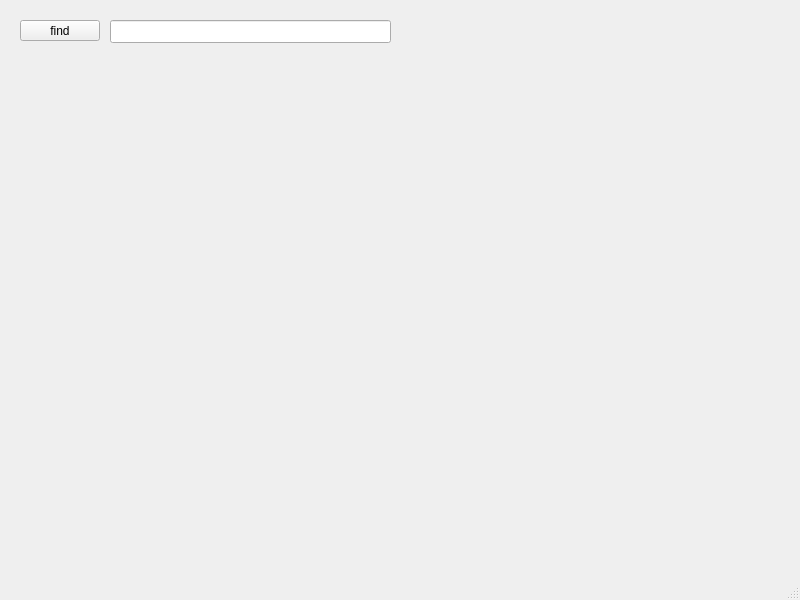
<?xml version="1.0" encoding="UTF-8"?>
<ui version="4.0">
 <class>MainWindow</class>
 <widget class="QMainWindow" name="MainWindow">
  <property name="geometry">
   <rect>
    <x>0</x>
    <y>0</y>
    <width>800</width>
    <height>600</height>
   </rect>
  </property>
  <property name="windowTitle">
   <string>MainWindow</string>
  </property>
  <widget class="QWidget" name="centralwidget">
   <widget class="QPushButton" name="pushButton">
    <property name="geometry">
     <rect>
      <x>20</x>
      <y>20</y>
      <width>80</width>
      <height>21</height>
     </rect>
    </property>
    <property name="text">
     <string>find</string>
    </property>
   </widget>
   <widget class="QLineEdit" name="lineEdit">
    <property name="geometry">
     <rect>
      <x>110</x>
      <y>20</y>
      <width>281</width>
      <height>23</height>
     </rect>
    </property>
   </widget>
   <widget class="QLabel" name="errorLabel">
    <property name="geometry">
     <rect>
      <x>20</x>
      <y>50</y>
      <width>161</width>
      <height>16</height>
     </rect>
    </property>
    <property name="text">
     <string/>
    </property>
   </widget>
  </widget>
  <widget class="QMenuBar" name="menubar">
   <property name="geometry">
    <rect>
     <x>0</x>
     <y>0</y>
     <width>800</width>
     <height>20</height>
    </rect>
   </property>
  </widget>
  <widget class="QStatusBar" name="statusbar"/>
 </widget>
 <resources/>
 <connections/>
</ui>
